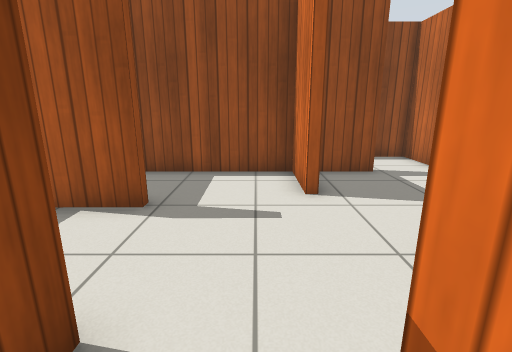
view 1 (above)

18 first-person views from a walk through a Gazebo world. The camera is 1 m above the floor, tilts 14° down and sees 85° across. The floor is counted in squares, 0.5 m on a side. Each view is taken from the middle of a square. On the plan, view 1 faces up. The plan holds only what a view shows up to about 16 squares ahead; the rest is blank. The robots in the file are not drawn. Gazebo's built-in surfaces are drawn with simple patterns.

view 2
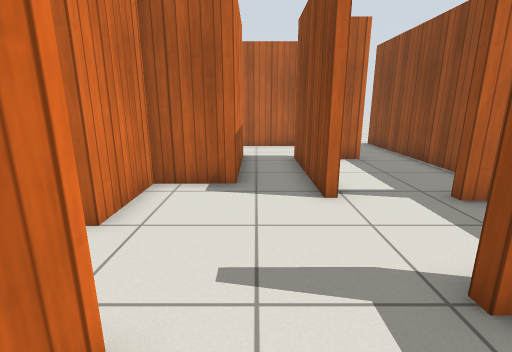

view 3
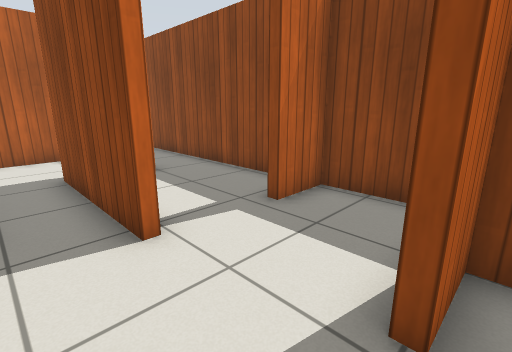

view 4
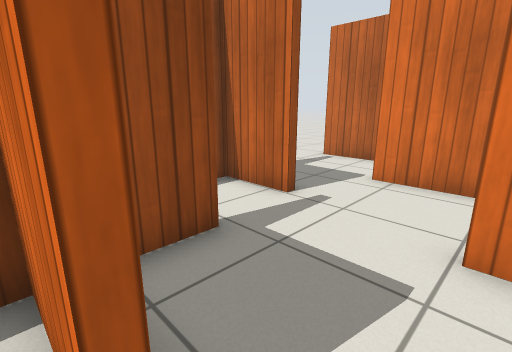

view 5
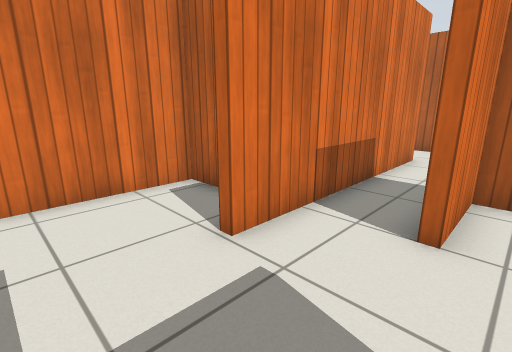

view 6
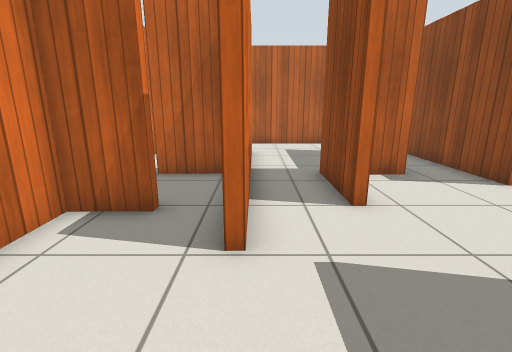

view 7
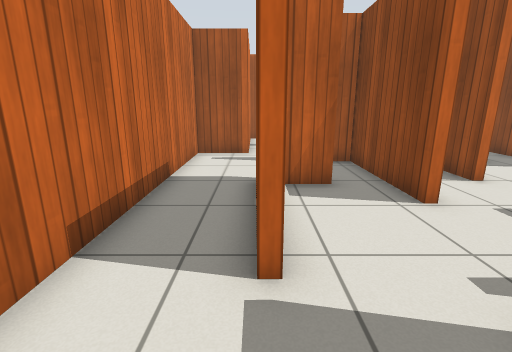

view 8
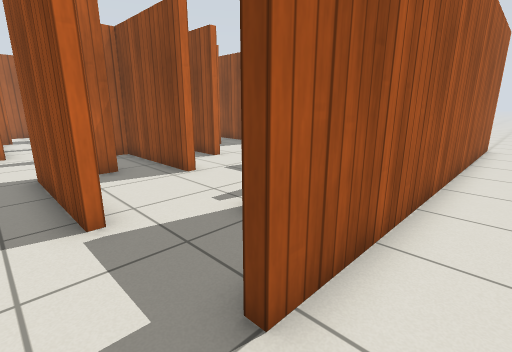

view 9
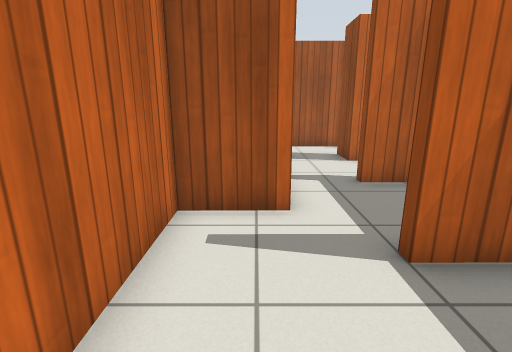

view 10
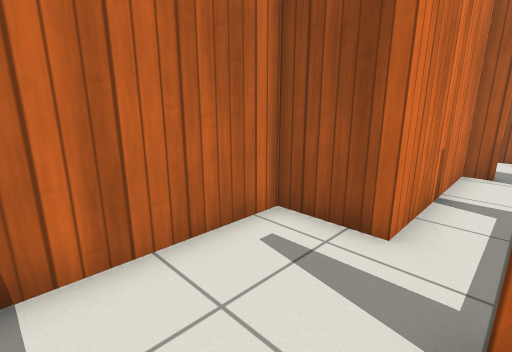

view 11
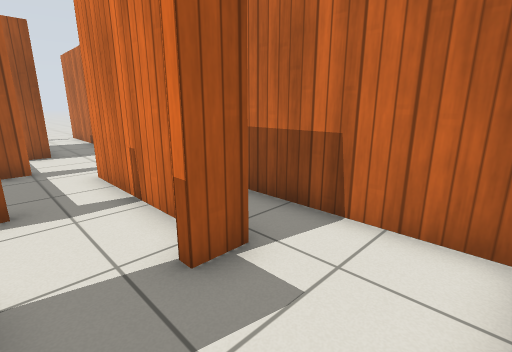

view 12
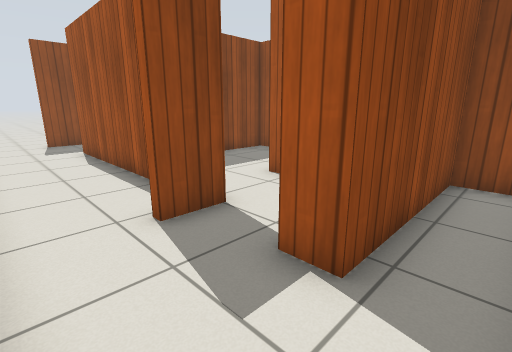

view 13
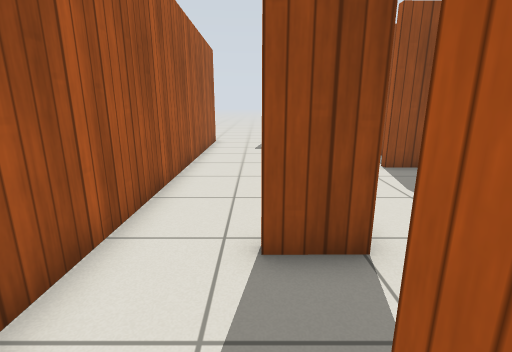

view 14
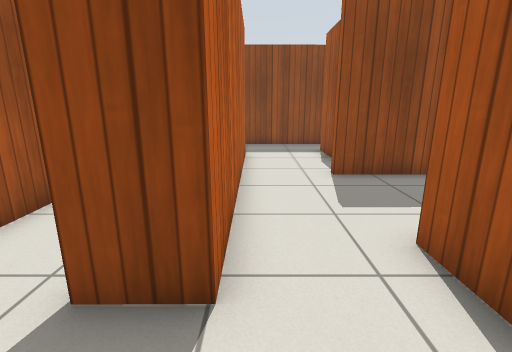

view 15
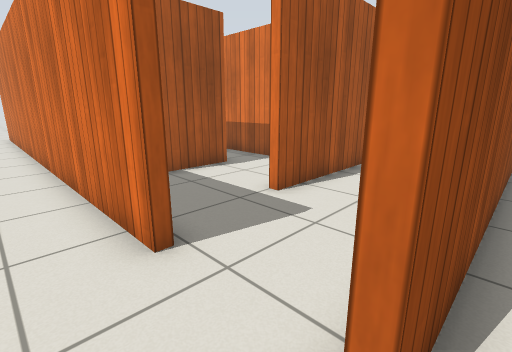

view 16
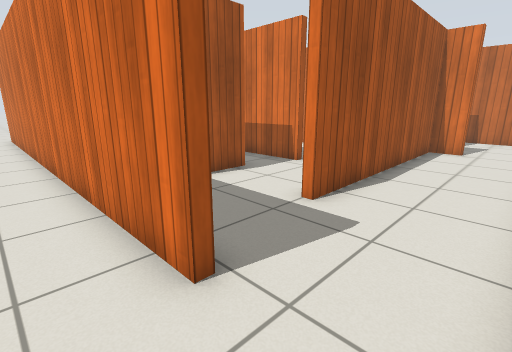

view 17
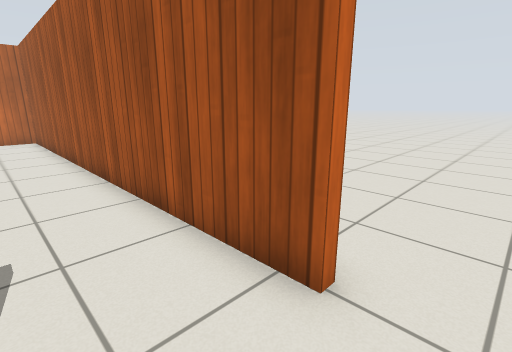

view 18
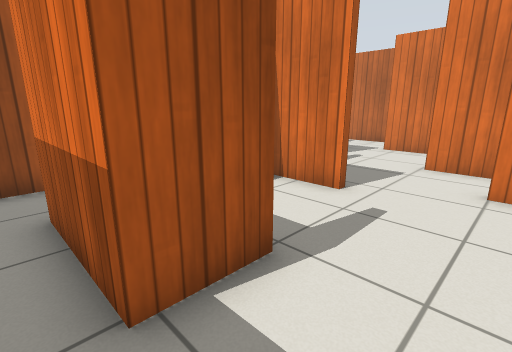

### Floor plan
Ten units are one square. View 1 is at (0, 0); x grows to the right and y downward. Boxes are objects, and circles mark ways between rooms. Rooms are numbered by the first view taken in them; rooms with no view inside come last. Other rooms are left out.
<svg viewBox="-80 -130 215 245">
<path fill="none" stroke="#000" d="M-22 -54 -43 -54 -43 -89M16 -62 12 -62 11 -86 -36 -86M-19 -20 -15 -20 -15 30M-40 -62 -40 -57 -22 -57M51 -35 51 -54 54 -54M38 -86 19 -86M-62 -43 -62 -22 -45 -22 -45 -18M70 -39 87 -39 87 -81M-62 -3 -62 24M5 36 5 -7 27 -7 27 -36M-40 27 -33 27M-14 65 6 65M70 -35 70 -39M81 -4 72 -4M54 -54 55 -7 81 -7M90 -81 90 -36 82 -36M93 34 93 12 115 12 115 -114M58 33 72 33M-65 76 -66 -115 85 -116M65 64 65 79 61 79 61 67 -30 68M-62 66 -62 76M-66 104 86 103M86 103 116 103 116 51M108 15 96 15 96 72 86 72M72 36 52 36M86 69 93 69 93 34M45 64 65 64M22 107 -66 107M52 36 51 -35M8 -4 8 36 5 36M6 65 45 64M30 -36 30 -5M-29 65 -14 65M-15 30 -40 30M-62 24 -62 66"/>
<circle cx="65" cy="-45" r="3" fill="#2a7"/>
<circle cx="90" cy="-95" r="3" fill="#2a7"/>
<circle cx="10" cy="50" r="3" fill="#2a7"/>
<circle cx="40" cy="-30" r="3" fill="#2a7"/>
<circle cx="-20" cy="50" r="3" fill="#2a7"/>
<circle cx="-50" cy="30" r="3" fill="#2a7"/>
<circle cx="100" cy="-110" r="3" fill="#2a7"/>
<circle cx="85" cy="40" r="3" fill="#2a7"/>
<circle cx="-60" cy="90" r="3" fill="#2a7"/>
<circle cx="-75" cy="110" r="3" fill="#2a7"/>
<circle cx="120" cy="-125" r="3" fill="#2a7"/>
<circle cx="95" cy="90" r="3" fill="#2a7"/>
<circle cx="75" cy="70" r="3" fill="#2a7"/>
<circle cx="-40" cy="70" r="3" fill="#2a7"/>
<circle cx="55" cy="55" r="3" fill="#2a7"/>
<text x="0" y="-40">1</text>
<text x="90" y="-30">2</text>
<text x="-70" y="-60">3</text>
<text x="10" y="90">4</text>
<text x="110" y="70">5</text>
<text x="70" y="50">6</text>
<text x="130" y="50">7</text>
<text x="30" y="30">8</text>
<text x="-40" y="50">9</text>
</svg>
Room 1 opens to room 2. Room 1 opens to room 8. Room 1 opens to room 9. Room 2 opens to room 3. Room 2 opens to room 6. Room 3 opens to room 4. Room 3 opens to room 7. Room 4 opens to room 5. Room 4 opens to room 6. Room 4 opens to room 9. Room 6 opens to room 8.

Where each view was taken, in squares from view 1:
view 1: 0 up, 0 right, facing up
view 2: 8 up, 0 right, facing down
view 3: 6 up, 0 right, facing down-left
view 4: 5 up, 1 right, facing up-right
view 5: 8 up, 2 right, facing down-right
view 6: 9 up, 5 right, facing down
view 7: 11 up, 9 right, facing down
view 8: 13 up, 10 right, facing down-left
view 9: 4 up, 10 right, facing down
view 10: 3 up, 8 right, facing down-right
view 11: 10 down, 7 right, facing up-right
view 12: 10 down, 11 right, facing up-left
view 13: 8 down, 10 right, facing left
view 14: 6 down, 9 right, facing left
view 15: 11 down, 8 left, facing up-right
view 16: 10 down, 8 left, facing up-right
view 17: 8 down, 8 left, facing down-right
view 18: 3 up, 5 left, facing up-right
